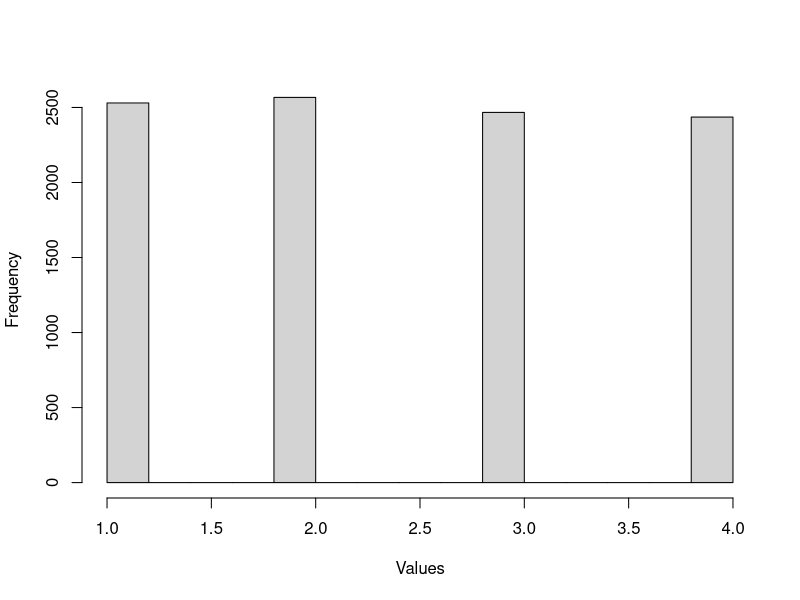

R code for this plot:
## ---- chunk 1
x <- c(1, 2, 3, 4)
## ---- chunk 2
out <- sample(x, 10000, replace=TRUE)
## ---- chunk 3
hist_out <- hist(out, main = '', xlab = 'Values', ylab = 'Frequency')
## ---- chunk 4
x <- c( 1, 2, 2, 3, 4, 1, 6, 7, 8, 10, 5, 5, 1, 4, 9 )
out1 <- sample(x, 10, replace=FALSE)
out2 <- sample(x, 10, replace=TRUE)
## ---- chunk 5
rolls_from_sample = sample(c(1:6), size=5000, replace=TRUE)
rolls_from_sample.int = sample(6, size=5000, replace=TRUE)

table(rolls_from_sample)
## ---- chunk 6
table(rolls_from_sample.int)
